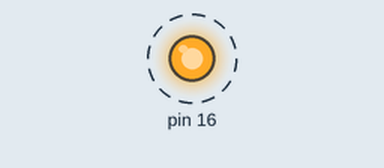
The sketch below on a simulated Arduino Uno, built with avr-gcc and run on an emulated ATmega328P. On the bench: output pins drawn as LEDs (lit = HIGH). Dashed ring = blinking.

Above: at 0.5 s.
Timing chart, 0 to 4.6 s (numbered marks = the images above):
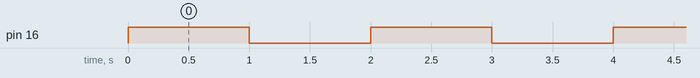

Measured:
- by itself, pin 16: alternates HIGH for 1.0 s and LOW for 1.0 s

The sketch:

sketch_test_device.ino
```cpp
void setup() {
  // put your setup code here, to run once:
pinMode(16,OUTPUT);
}

void loop() {
digitalWrite(16,1);
delay(1000);
digitalWrite(16,0);
delay(1000);

}
```
